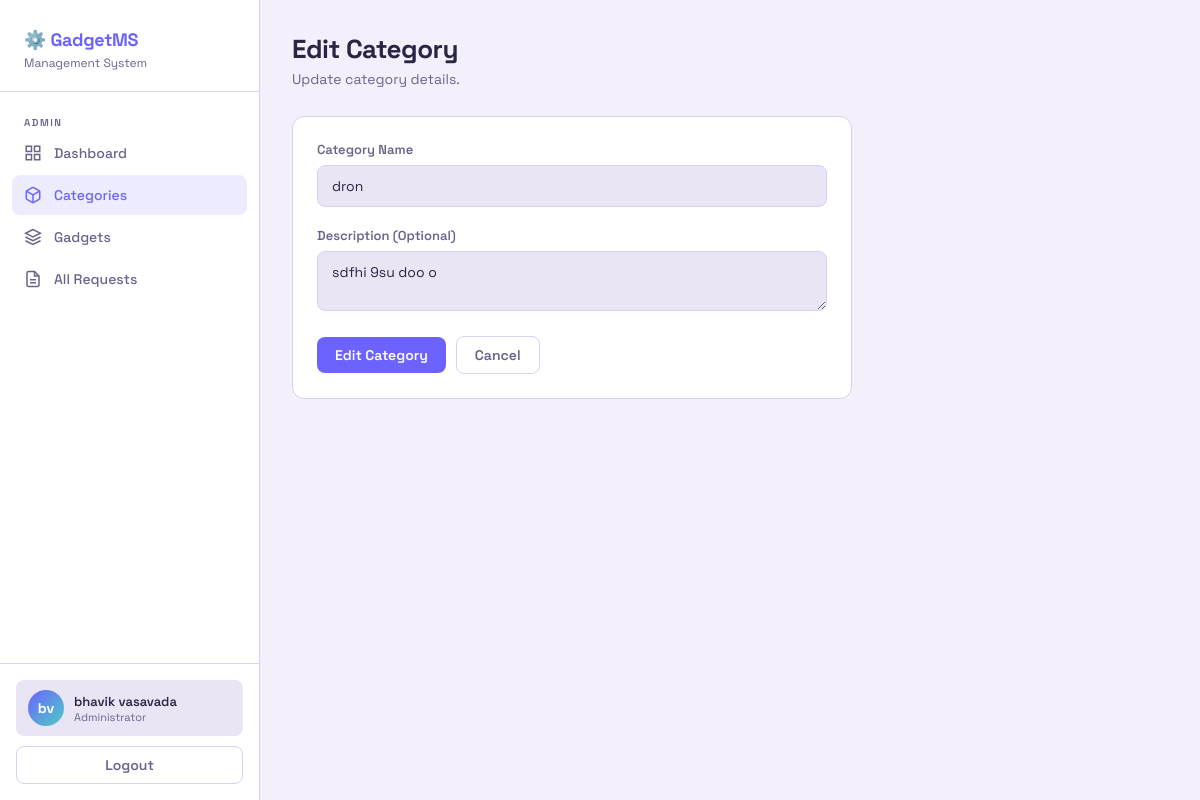
The page /admin-panel/categories/1/edit/ (signed in) on the database its author committed.
### core/models.py (models this page shows, shortened)
class User(AbstractUser):
    email = models.EmailField(unique=True)
    USERNAME_FIELD = 'email'
    REQUIRED_FIELDS = ['first_name', 'last_name']
    objects = CustomUserManager()
    class Meta:
        verbose_name = 'User'
        verbose_name_plural = 'Users'

### gadgets/models.py (models this page shows, shortened)
class Category(models.Model):
    name = models.CharField(max_length=50, unique=True)
    description = models.TextField(blank=True)
    class Meta:
        verbose_name_plural = 'Categories'

### gadgets/views.py (the view)
# urls.py: path('admin-panel/categories/<int:pk>/edit/', views.admin_category_edit, name='admin_category_edit'),
@user_passes_test(is_admin, login_url='/login/')
def admin_category_edit(request, pk):
    category = get_object_or_404(Category, pk=pk)
    if request.method == 'POST':
        form = CategoryForm(request.POST, instance=category)
        if form.is_valid():
            form.save()
            messages.success(request, f'Category "{category.name}" updated successfully!')
            return redirect('admin_categories')
    else:
        form = CategoryForm(instance=category)
    return render(request, 'admin_panel/category_form.html', {'form': form, 'action': 'Edit', 'category': category})

### gadgets/forms.py
class CategoryForm(forms.ModelForm):
    class Meta:
        model = Category
        fields = ['name', 'description']
        widgets = {
            'description': forms.Textarea(attrs={'rows': 2}),
        }

### gadgets/views.py (called while the page is built)
def is_admin(user):
    return user.is_authenticated and user.is_staff

### templates/admin_panel/category_form.html (shortened to what this page needs)
{% extends 'base.html' %}
{% block nav_admin_cats %}active{% endblock %}
{% block content %}
<div class="page-header">
  <h1>{{ action }} Category</h1>
  <p>{% if action == 'Add' %}Create a new gadget category.{% else %}Update category details.{% endif %}</p>
</div>
<div style="max-width:560px;">
  <div class="card">
    <form method="post">
      <div class="form-group">
        <label class="form-label">Category Name</label>
        <input type="text" name="name" class="form-control" placeholder="e.g. Laptop, Camera, Accessories"
               value="{{ form.name.value|default:'' }}" required>
      </div>
      <div class="form-group">
        <label class="form-label">Description (Optional)</label>
        <textarea name="description" class="form-control" rows="2"
                  placeholder="Brief description of the category...">{{ form.description.value|default:'' }}</textarea>
      </div>
      <div class="flex-gap">
        <button type="submit" class="btn btn-primary">{{ action }} Category</button>
        <a href="{% url 'admin_categories' %}" class="btn btn-ghost">Cancel</a>
      </div>
    </form>
  </div>
</div>
{% endblock %}

### templates/base.html (shortened to what this page needs)
<!DOCTYPE html>
<html lang="en">
<head>
  {% load static %}
  <link rel="stylesheet" href="{% static 'css/style.css' %}">
</head>
<body>
<div class="app-layout">
  <aside class="sidebar" id="sidebar">
    <div class="sidebar-logo">
      <h2>⚙️ GadgetMS</h2>
      <span>Management System</span>
    </div>
    <nav class="sidebar-nav">
      {% if user.is_authenticated %}
        {% if user.is_staff %}
          <div class="nav-label">Admin</div>
          <a href="{% url 'admin_dashboard' %}" class="nav-item {% block nav_admin_dash %}{% endblock %}">
            <svg viewBox="0 0 24 24" fill="none" stroke="currentColor" stroke-width="2"><rect x="3" y="3" width="7" height="7"/><rect x="14" y="3" width="7" height="7"/><rect x="14" y="14" width="7" height="7"/><rect x="3" y="14" width="7" height="7"/></svg>
            Dashboard
          </a>
          <a href="{% url 'admin_categories' %}" class="nav-item {% block nav_admin_cats %}{% endblock %}">
            Categories
          </a>
          <a href="{% url 'admin_gadgets' %}" class="nav-item {% block nav_admin_gadgets %}{% endblock %}">
            <svg viewBox="0 0 24 24" fill="none" stroke="currentColor" stroke-width="2"><path d="M12 2L2 7l10 5 10-5-10-5z"/><path d="M2 17l10 5 10-5"/><path d="M2 12l10 5 10-5"/></svg>
            Gadgets
          </a>
          <a href="{% url 'admin_requests' %}" class="nav-item {% block nav_admin_reqs %}{% endblock %}">
            <svg viewBox="0 0 24 24" fill="none" stroke="currentColor" stroke-width="2"><path d="M14 2H6a2 2 0 0 0-2 2v16a2 2 0 0 0 2 2h12a2 2 0 0 0 2-2V8z"/><polyline points="14 2 14 8 20 8"/><line x1="16" y1="13" x2="8" y2="13"/><line x1="16" y1="17" x2="8" y2="17"/></svg>
            All Requests
          </a>
        {% endif %}
      {% endif %}
    </nav>
    {% if user.is_authenticated %}
    <div class="sidebar-footer">
      <div class="user-chip">
        <div class="user-avatar">{{ user.first_name|first }}{{ user.last_name|first }}</div>
        <div class="user-info">
          <div class="user-name">{{ user.get_full_name }}</div>
          <div class="user-role">{% if user.is_staff %}Administrator{% else %}{{ user.student_profile.gr_number|default:'Student' }}{% endif %}</div>
        </div>
      </div>
      <a href="{% url 'logout' %}" class="btn btn-ghost" style="width:100%;margin-top:10px;justify-content:center;">
        Logout
      </a>
    </div>
    {% endif %}
  </aside>
  <main class="main-content">
    {% block content %}{% endblock %}
  </main>
</div>
</body>
</html>

### static/css/style.css (style rules this page uses)
:root { --bg: #f3f0fb; --bg2: #ffffff; --bg3: #e9e5f5; --border: #d8d0f0; --accent: #6c63ff; --accent2: #4ecdc4; --accent3: #ff6b6b; --accent4: #ffd93d; --text: #2a2542; --text2: #6b638c; --success: #4caf82; --warning: #f5b000; --danger: #ff6b6b; --info: #4ecdc4; --radius: 12px; --radius-sm: 8px; --shadow: 0 4px 24px rgba(0,0,0,0.06); }
* { box-sizing: border-box; margin: 0; padding: 0; }
body { font-family: 'Space Grotesk', sans-serif; background: var(--bg); color: var(--text); min-height: 100vh; }
.app-layout { display: flex; min-height: 100vh; }
.sidebar { width: 260px; background: var(--bg2); border-right: 1px solid var(--border); display: flex; flex-direction: column; position: fixed; height: 100vh; z-index: 1000; overflow-y: auto; transition: transform 0.3s cubic-bezier(0.4, 0, 0.2, 1); }
.sidebar-logo { padding: 28px 24px 20px; border-bottom: 1px solid var(--border); }
.sidebar-logo h2 { font-size: 18px; font-weight: 700; color: var(--accent); letter-spacing: -0.3px; }
.sidebar-logo span { color: var(--text2); font-size: 12px; display: block; margin-top: 4px; }
.sidebar-nav { padding: 16px 12px; flex: 1; }
.nav-label { font-size: 10px; font-weight: 600; color: var(--text2); text-transform: uppercase; letter-spacing: 1.5px; padding: 8px 12px 4px; }
.nav-item { display: flex; align-items: center; gap: 12px; padding: 11px 12px; border-radius: var(--radius-sm); color: var(--text2); text-decoration: none; font-size: 14px; font-weight: 500; transition: all 0.2s; margin-bottom: 2px; }
.nav-item:hover, .nav-item.active { background: rgba(108,99,255,0.12); color: var(--text); }
.nav-item.active { color: var(--accent); }
.nav-item svg { width: 18px; height: 18px; flex-shrink: 0; }
.sidebar-footer { padding: 16px; border-top: 1px solid var(--border); }
.user-chip { display: flex; align-items: center; gap: 10px; padding: 10px 12px; border-radius: var(--radius-sm); background: var(--bg3); }
.user-avatar { width: 36px; height: 36px; border-radius: 50%; background: linear-gradient(135deg, var(--accent), var(--accent2)); display: flex; align-items: center; justify-content: center; font-weight: 700; font-size: 14px; color: white; flex-shrink: 0; }
.user-info { min-width: 0; }
.user-name { font-size: 13px; font-weight: 600; white-space: nowrap; overflow: hidden; text-overflow: ellipsis; }
.user-role { font-size: 11px; color: var(--text2); }
.main-content { margin-left: 260px; flex: 1; padding: 32px; max-width: 100%; transition: padding 0.3s ease; }
.page-header { margin-bottom: 28px; }
.page-header h1 { font-size: 26px; font-weight: 700; letter-spacing: -0.5px; }
.page-header p { color: var(--text2); margin-top: 4px; font-size: 14px; }
.card { background: var(--bg2); border: 1px solid var(--border); border-radius: var(--radius); padding: 24px; }
.btn { display: inline-flex; align-items: center; gap: 7px; padding: 9px 18px; border-radius: var(--radius-sm); font-family: 'Space Grotesk', sans-serif; font-size: 14px; font-weight: 600; border: none; cursor: pointer; text-decoration: none; transition: all 0.2s; }
.btn-primary { background: var(--accent); color: white; }
.btn-ghost { background: transparent; color: var(--text2); border: 1px solid var(--border); }
.form-group { margin-bottom: 20px; }
.form-label { display: block; font-size: 13px; font-weight: 600; margin-bottom: 7px; color: var(--text2); }
.form-control { width: 100%; padding: 11px 14px; background: var(--bg3); border: 1px solid var(--border); border-radius: var(--radius-sm); color: var(--text); font-family: 'Space Grotesk', sans-serif; font-size: 14px; transition: border-color 0.2s; outline: none; }
.form-control::placeholder { color: var(--text2); }
.flex-gap { display: flex; align-items: center; gap: 10px; }

### rows shown on the page
User: first_name|first "b", last_name|first "v", get_full_name "bhavik vasavada"
Category: name "dron", description "sdfhi 9su doo o"

### other values the page prints
{{ action }} "Edit"
